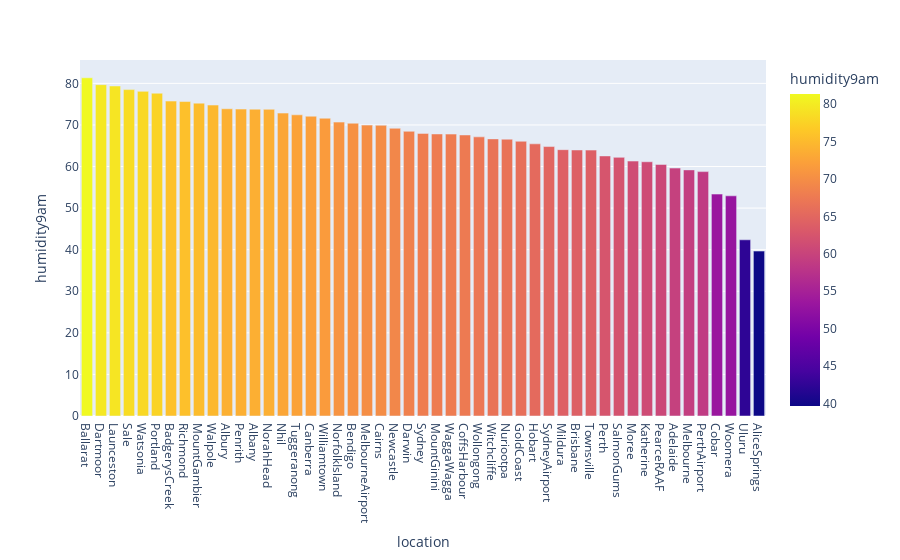

Notebook source saved alongside this figure:
### Code cell
px.bar(data_frame=humidity_location,
        x='location',
        y='humidity9am',
        color='humidity9am')

### Figure 1 — Plotly figure (JSON) as saved in the notebook; plotly's stock layout.template omitted (floating-point values rounded to 4 significant figures)
{"data": [{"alignmentgroup": "True", "hovertemplate": "location=%{x}<br>humidity9am=%{marker.color}<extra></extra>", "legendgroup": "", "marker": {"color": [81.34, 79.68, 79.37, 78.5, 78.08, 77.63, 75.73, 75.63, 75.24, 74.78, 73.89, 73.81, 73.8, 73.76, 72.85, 72.43, 72.1, 71.62, 70.68, 70.41, 69.96, 69.92, 69.2, 68.47, 67.97, 67.83, 67.8, 67.59, 67.13, 66.65, 66.58, 66.08, 65.45, 64.8, 64.05, 63.98, 63.95, 62.55, 62.2, 61.31, 61.14, 60.5, 59.63, 59.19, 58.78, 53.37, 52.95, 42.37, 39.66], "coloraxis": "coloraxis", "pattern": {"shape": ""}}, "name": "", "offsetgroup": "", "orientation": "v", "showlegend": false, "textposition": "auto", "type": "bar", "x": ["Ballarat", "Dartmoor", "Launceston", "Sale", "Watsonia", "Portland", "BadgerysCreek", "Richmond", "MountGambier", "Walpole", "Albury", "Penrith", "Albany", "NorahHead", "Nhil", "Tuggeranong", "Canberra", "Williamtown", "NorfolkIsland", "Bendigo", "MelbourneAirport", "Cairns", "Newcastle", "Darwin", "Sydney", "MountGinini", "WaggaWagga", "CoffsHarbour", "Wollongong", "Witchcliffe", "Nuriootpa", "GoldCoast", "Hobart", "SydneyAirport", "Mildura", "Brisbane", "Townsville", "Perth", "SalmonGums", "Moree", "Katherine", "PearceRAAF", "Adelaide", "Melbourne", "PerthAirport", "Cobar", "Woomera", "Uluru", "AliceSprings"], "xaxis": "x", "y": [81.34, 79.68, 79.37, 78.5, 78.08, 77.63, 75.73, 75.63, 75.24, 74.78, 73.89, 73.81, 73.8, 73.76, 72.85, 72.43, 72.1, 71.62, 70.68, 70.41, 69.96, 69.92, 69.2, 68.47, 67.97, 67.83, 67.8, 67.59, 67.13, 66.65, 66.58, 66.08, 65.45, 64.8, 64.05, 63.98, 63.95, 62.55, 62.2, 61.31, 61.14, 60.5, 59.63, 59.19, 58.78, 53.37, 52.95, 42.37, 39.66], "yaxis": "y"}], "layout": {"barmode": "relative", "coloraxis": {"colorbar": {"title": {"text": "humidity9am"}}, "colorscale": [[0, "#0d0887"], [0.1111, "#46039f"], [0.2222, "#7201a8"], [0.3333, "#9c179e"], [0.4444, "#bd3786"], [0.5556, "#d8576b"], [0.6667, "#ed7953"], [0.7778, "#fb9f3a"], [0.8889, "#fdca26"], [1, "#f0f921"]]}, "legend": {"tracegroupgap": 0}, "margin": {"t": 60}, "xaxis": {"anchor": "y", "domain": [0, 1], "title": {"text": "location"}}, "yaxis": {"anchor": "x", "domain": [0, 1], "title": {"text": "humidity9am"}}}}
